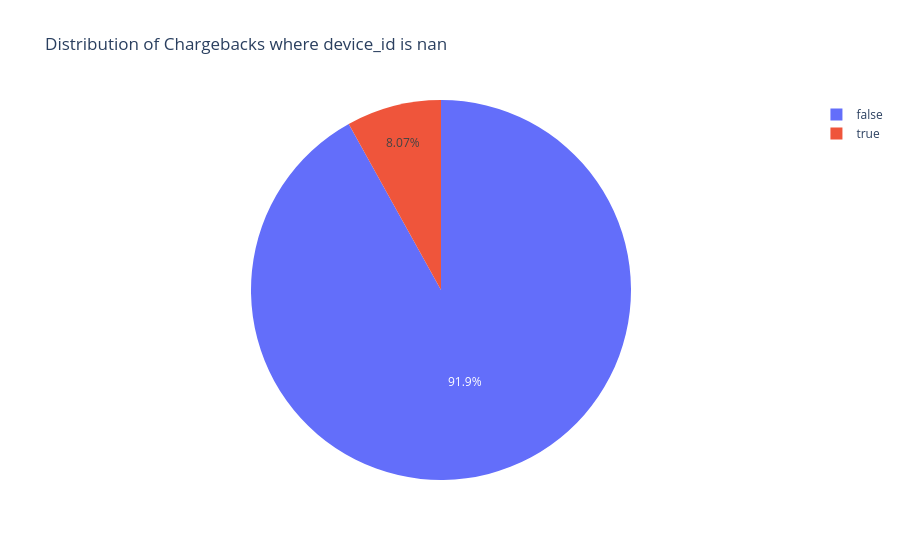

Source (notebook cell):
### Code cell
df_nan = df[df['device_id'].isna()]
cbk_counts = df_nan['has_cbk'].value_counts().reset_index()
cbk_counts.columns = ['has_cbk', 'count']

fig = px.pie(cbk_counts, values='count', names='has_cbk', title='Distribution of Chargebacks where device_id is nan')
fig.show()

### Figure 1 — Plotly figure (JSON) as saved in the notebook; plotly's stock layout.template omitted (floating-point values rounded to 4 significant figures)
{"data": [{"domain": {"x": [0, 1], "y": [0, 1]}, "hovertemplate": "has_cbk=%{label}<br>count=%{value}<extra></extra>", "labels": [false, true], "legendgroup": "", "name": "", "showlegend": true, "type": "pie", "values": [763, 67]}], "layout": {"legend": {"tracegroupgap": 0}, "title": {"text": "Distribution of Chargebacks where device_id is nan"}}}
